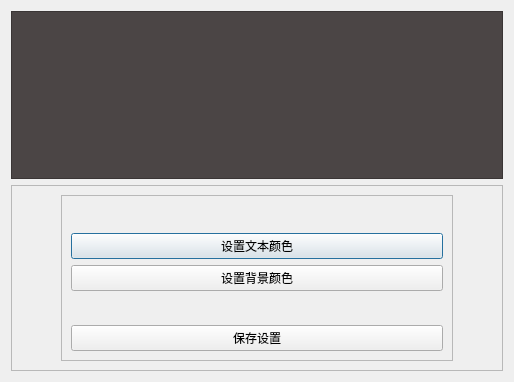
<?xml version="1.0" encoding="UTF-8"?>
<ui version="4.0">
 <class>SerialSkin</class>
 <widget class="QDialog" name="SerialSkin">
  <property name="geometry">
   <rect>
    <x>0</x>
    <y>0</y>
    <width>514</width>
    <height>382</height>
   </rect>
  </property>
  <property name="windowTitle">
   <string>主题样式</string>
  </property>
  <layout class="QVBoxLayout" name="verticalLayout_2">
   <item>
    <widget class="QTextEdit" name="textEdit">
     <property name="styleSheet">
      <string notr="true">color: rgb(0, 255, 0);
background-color: rgb(75, 69, 69);</string>
     </property>
    </widget>
   </item>
   <item>
    <widget class="QFrame" name="frame_2">
     <property name="frameShape">
      <enum>QFrame::StyledPanel</enum>
     </property>
     <property name="frameShadow">
      <enum>QFrame::Raised</enum>
     </property>
     <layout class="QHBoxLayout" name="horizontalLayout" stretch="0,1,0">
      <item>
       <spacer name="horizontalSpacer_2">
        <property name="orientation">
         <enum>Qt::Horizontal</enum>
        </property>
        <property name="sizeHint" stdset="0">
         <size>
          <width>40</width>
          <height>20</height>
         </size>
        </property>
       </spacer>
      </item>
      <item>
       <widget class="QFrame" name="frame">
        <property name="frameShape">
         <enum>QFrame::StyledPanel</enum>
        </property>
        <property name="frameShadow">
         <enum>QFrame::Raised</enum>
        </property>
        <layout class="QVBoxLayout" name="verticalLayout">
         <item>
          <spacer name="verticalSpacer_2">
           <property name="orientation">
            <enum>Qt::Vertical</enum>
           </property>
           <property name="sizeHint" stdset="0">
            <size>
             <width>20</width>
             <height>40</height>
            </size>
           </property>
          </spacer>
         </item>
         <item>
          <widget class="QPushButton" name="pushButton_TextColor">
           <property name="text">
            <string>设置文本颜色</string>
           </property>
          </widget>
         </item>
         <item>
          <widget class="QPushButton" name="pushButton_BackGroundColor">
           <property name="text">
            <string>设置背景颜色</string>
           </property>
          </widget>
         </item>
         <item>
          <spacer name="verticalSpacer">
           <property name="orientation">
            <enum>Qt::Vertical</enum>
           </property>
           <property name="sizeHint" stdset="0">
            <size>
             <width>20</width>
             <height>40</height>
            </size>
           </property>
          </spacer>
         </item>
         <item>
          <widget class="QPushButton" name="pushButton_OK">
           <property name="text">
            <string>保存设置</string>
           </property>
          </widget>
         </item>
        </layout>
       </widget>
      </item>
      <item>
       <spacer name="horizontalSpacer">
        <property name="orientation">
         <enum>Qt::Horizontal</enum>
        </property>
        <property name="sizeHint" stdset="0">
         <size>
          <width>40</width>
          <height>20</height>
         </size>
        </property>
       </spacer>
      </item>
     </layout>
    </widget>
   </item>
  </layout>
 </widget>
 <resources/>
 <connections/>
</ui>
